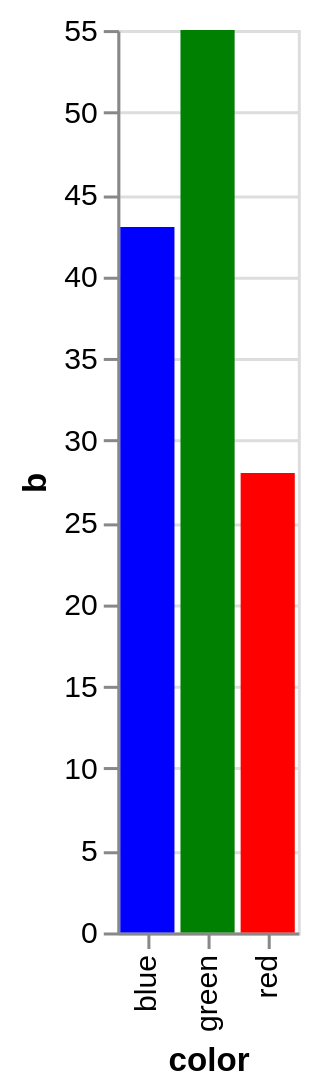

Specify this chart in Vega-Lite:
### Vega-Lite specification from a JSON file in a GitHub repository (floating-point values rounded to 4 significant figures)
{"$schema": "https://vega.github.io/schema/vega-lite/v2.json", "description": "A bar chart that directly encodes color names in the data.", "data": {"values": [{"color": "red", "b": 28}, {"color": "green", "b": 55}, {"color": "blue", "b": 43}]}, "mark": "bar", "encoding": {"x": {"field": "color", "type": "nominal"}, "y": {"field": "b", "type": "quantitative"}, "color": {"field": "color", "type": "nominal", "scale": null}}}
